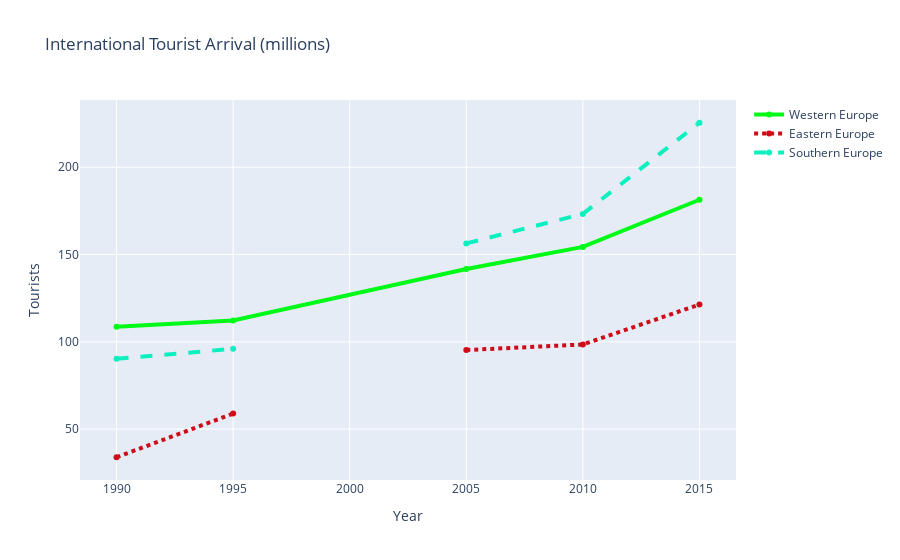

Notebook code for this chart:
### Code cell
offline.iplot(fig2)  # Chagnes reflected in new figure

### Figure 1 — Plotly figure (JSON) as saved in the notebook; plotly's stock layout.template omitted (floating-point values rounded to 4 significant figures)
{"data": [{"connectgaps": true, "line": {"color": "rgb(0, 250, 24)", "width": 4}, "name": "Western Europe", "type": "scatter", "x": [1990, 1995, 2000, 2005, 2010, 2015], "y": [108.6, 112.2, null, 141.7, 154.4, 181.4]}, {"connectgaps": false, "line": {"color": "rgb(205, 12, 24)", "dash": "dot", "width": 4}, "name": "Eastern Europe", "type": "scatter", "x": [1990, 1995, 2000, 2005, 2010, 2015], "y": [33.9, 58.9, null, 95.3, 98.5, 121.4]}, {"line": {"color": "rgb(12, 240, 191)", "dash": "dash", "width": 4}, "name": "Southern Europe", "type": "scatter", "x": [1990, 1995, 2000, 2005, 2010, 2015], "y": [90.3, 96, null, 156.4, 173.3, 225.5]}], "layout": {"autosize": true, "title": {"text": "International Tourist Arrival (millions)"}, "xaxis": {"autorange": true, "range": [1988.0, 2017.0], "title": {"text": "Year"}, "type": "linear"}, "yaxis": {"autorange": true, "range": [19.87, 239.5], "title": {"text": "Tourists"}, "type": "linear"}}}
